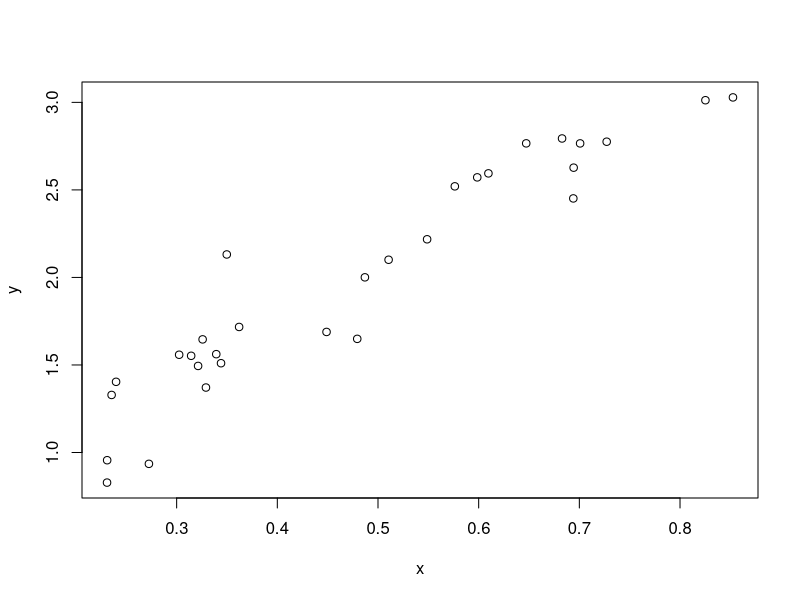

Here is the R script that generated this plot: (Note: this script raises an error after producing the figure.)
# random scatter plot

x <- runif(30, 0.2, 0.9 )
y <- 0.5 + x*3.1 + rnorm(30, 0, 0.2)

plot(y ~ x)


## template function
## for now just returning an object of class "template". 

template <- function(journal="nature", bty="o", verbose=TRUE) {
	
	# Match with a vector of journal 
 	journals <- c("nature", "science", "ecologyletters")
	w <- charmatch(journal,journals)
	if (is.na(w)) stop("No match for journal found")
	
	# Then we create our object whode class is "template"
	if (w==1){
		out <- par(xaxs="i", yaxs="i", bty=bty, bg=2)
	}
	
	if (w==2){
		out <- par(xaxs="i", yaxs="i", bty=bty)
	}
	
	if (w==3){
		out <- par(xaxs="i", yaxs="i", bty=bty)
	}
 	#out <- list(...)
  	class(out) <- "template"
	
	
	if (verbose==TRUE){
		cat(paste(" --> Journal's template selected:", journals[w],"\n"))
		cat(" --> Plot is ready")	
	}
	
	return(out)
	
}


# convertor 

as.template <- function(...){
	
}


# application

own <- template(  pch = 20, 
           las = 1, 
           bty = "l",
           family = "serif",
           cex.lab = 2,
           mar = c(5,5,2,2)+0.1
           )
  

par(own)

plot(y ~ x)
